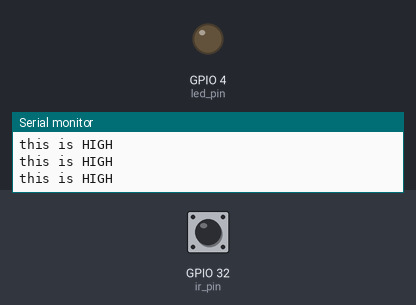
The sketch below on a simulated ESP32. Parts: output pins drawn as LEDs (lit = HIGH), the last lines printed to the serial monitor. Inputs (shaded band) come from the test bench; at power-on: GPIO 32 (ir_pin) HIGH.

Above: at 1.2 s.
1.3 s: GPIO 32 (ir_pin) driven LOW
At 3.2 s:
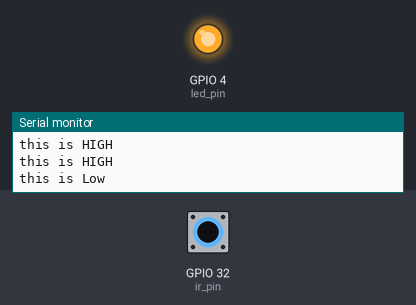
3.8 s: GPIO 32 (ir_pin) driven HIGH
At 4.7 s:
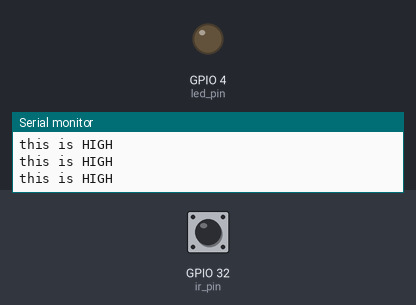
5.8 s: GPIO 32 (ir_pin) pulsed LOW 5 times (0.12 s each, 0.3 s apart)
At 7.6 s:
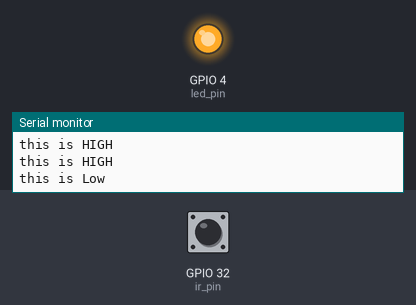
10.3 s: GPIO 32 (ir_pin) pulsed LOW 5 times (0.12 s each, 0.3 s apart)
At 13.3 s:
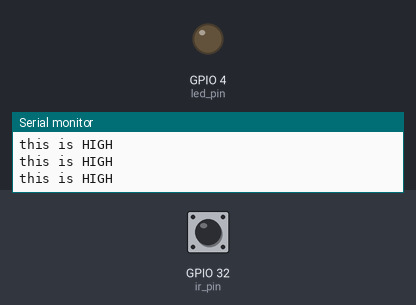
Timing chart, 0 to 14.8 s (numbered marks = the images above; inputs shaded):
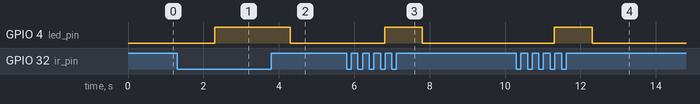

The sketch:

IR_test.ino
```cpp
const int ir_pin = 32;
const int led_pin = 4;
void setup() {
  Serial.begin(9600);
  pinMode(ir_pin, INPUT);
  pinMode(led_pin, OUTPUT);

}

void loop() {
   int val = digitalRead(ir_pin);
   if(val == LOW){
    delay(1000);
    Serial.println("this is Low");
    digitalWrite(led_pin,HIGH);
   }

   if(val == HIGH){
    Serial.println("this is HIGH");
    digitalWrite(led_pin,LOW);
   }

}
```

Measured:
- after the input at 1.3 s, GPIO 4 (led_pin): LOW → HIGH after 1.0 s
- after the input at 3.8 s, GPIO 4 (led_pin): HIGH → LOW after 0.50 s
- after the input at 5.8 s, GPIO 4 (led_pin): LOW → HIGH after 1.0 s, → LOW 1.0 s later
- after the input at 10.3 s, GPIO 4 (led_pin): LOW → HIGH after 1.0 s, → LOW 1.0 s later
